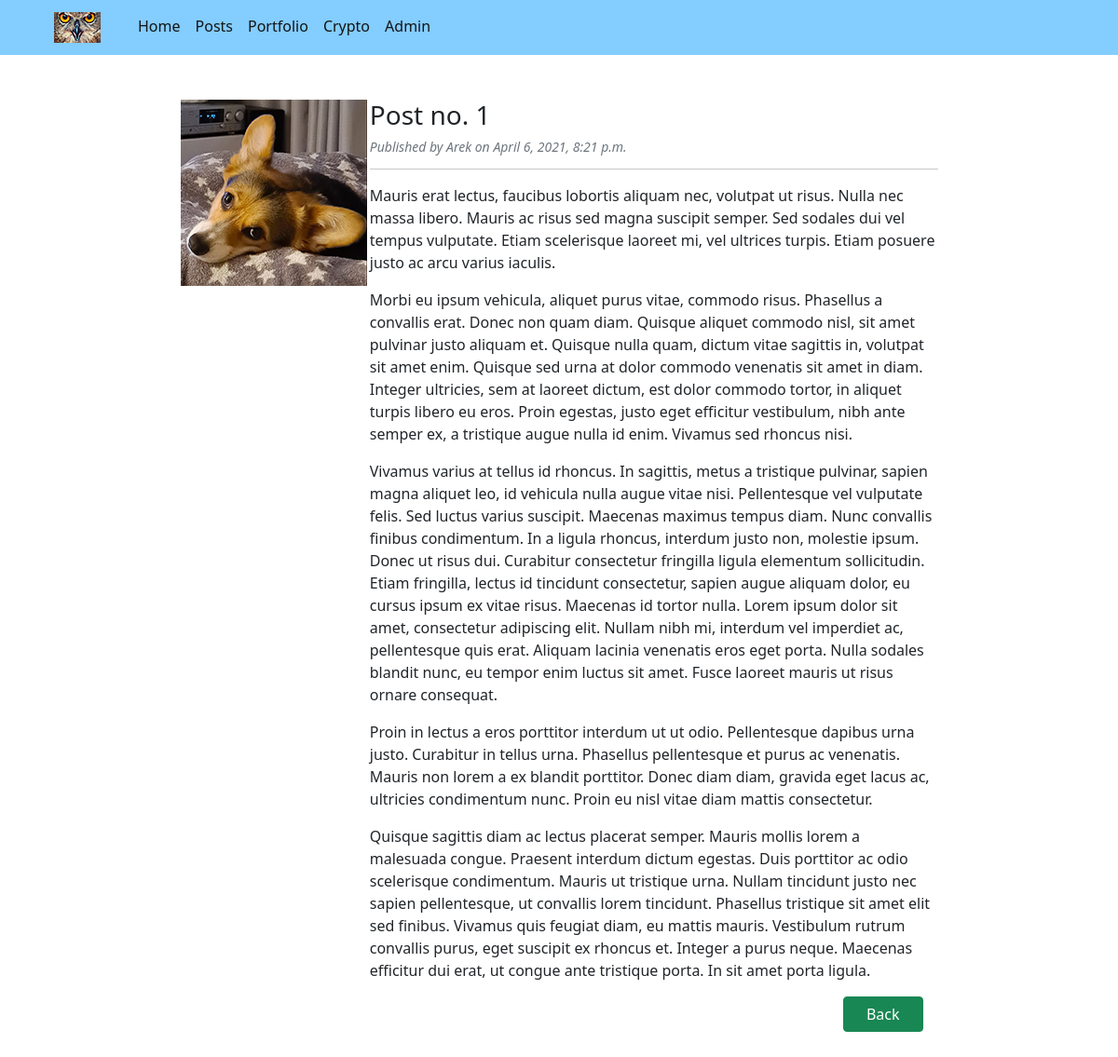
The page /post_text/1/ on the database its author committed.
### blog/models.py (models this page shows, shortened)
class Post(models.Model):
    author = models.ForeignKey(User, on_delete=models.CASCADE)
    title = models.CharField(max_length=255)
    title_tag = models.CharField(max_length=225, default = 'Generic Title')
    lead = models.TextField(max_length=500, null=True)
    text = models.TextField()
    image = models.ImageField(blank=True, null=True, upload_to='img', default='lus-200.jpg')
    created_date = models.DateTimeField(default=timezone.now)

### blog/views.py (the view)
# urls.py: path('post_text/<int:pk>/', PostText.as_view(), name='post_text'),
class PostText(DetailView):
    model = Post
    template_name = 'blog/post_text.html'

### blog/templates/blog/post_text.html (shortened to what this page needs)
{% extends 'blog/main.html' %}
{% block content %}
    <div class="container w-75">
        <div class="row g-0 mb-4">
            <div class="col-md-3 mx-auto">
                {% if post.image %}
                    <img src="{{ post.image.url }}" alt="...">
                {% endif %}
            </div>
            <div class="col-md-9 mx-auto">
                <h3>{{ post.title }}</h3>
                <p class="card-text lh-1"><small class="text-muted"><i>Published by {{ post.author }} on {{ post.created_date }}</i></small></p>
                <hr>
                <p>{{ post.lead }}</p>
                <p>{{ post.text|linebreaks }}</p>
                <div class="d-grid gap-2 d-md-flex justify-content-md-end">
                    <p><a href="{% url 'post_list' %}" class="btn btn-success px-4 me-sm-3">Back</a></p>
                </div>
            </div>
        </div>
    </div>
{% endblock content %}

### blog/static/css/main.css (style rules this page uses)
body { background-color:#ffffff; height: 1200px; }

### rows shown on the page
Post: image (picture), title "Post no. 1", author "Arek", created_date "April 6, 2021, 8:21 p.m.", lead "Mauris erat lectus, faucibus lobortis aliquam nec, volutpat ut risus. Nulla nec massa libero. Mauris ac risus sed magna suscipit semper. Sed sodales dui vel tempus vulputate. Etiam scelerisque laoreet mi, vel ultrices turpis. Etiam posuere justo ac arcu varius iaculis.", text "Morbi eu ipsum vehicula, aliquet purus vitae, commodo risus. Phasellus a convallis erat. Donec non quam diam. Quisque aliquet commodo nisl, sit amet pulvinar justo aliquam et. Quisque nulla quam, dictum vitae sagittis in, volutpat sit amet enim. Quisque sed urna at dolor commodo venenatis sit amet in diam. Integer ultricies, sem at laoreet dictum, est dolor commodo tortor, in aliquet turpis libero eu eros. Proin egestas, justo eget efficitur vestibulum, nibh ante semper ex, a tristique augue nulla id enim. Vivamus sed rhoncus nisi. Vivamus varius at tellus id rhoncus. In sagittis, metus a tristique pulvinar, sapien magna aliquet leo, id vehicula nulla augue vitae nisi. Pellentesque vel…"
